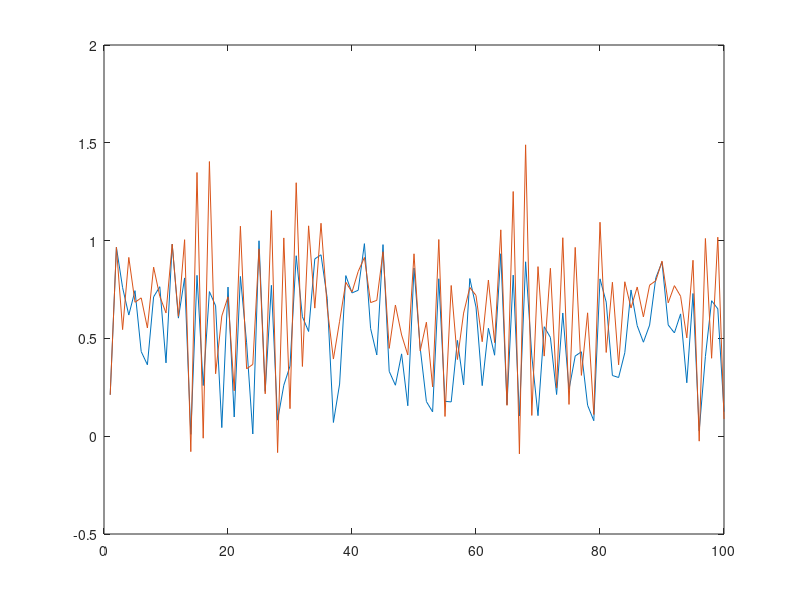

Here is the MATLAB script that generated this plot:
x = rand(100, 1);
y = zeros(100, 1);

y(1) = x(1);
y(2) = x(2);

A = zeros(98, 4);

for i=3:100
    y(i) = sqrt(x(i)) - 0.5*sin(y(i-1)) + 0.4*y(i-2);
    A(i-2, :) = [x(i) y(i-1) y(i-2) y(i)]
end

plot(x)
hold all
plot(y)